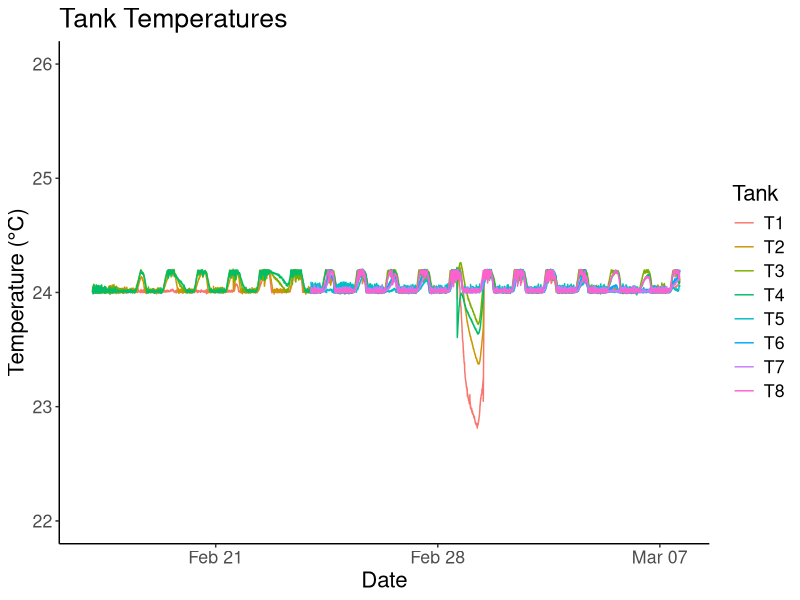
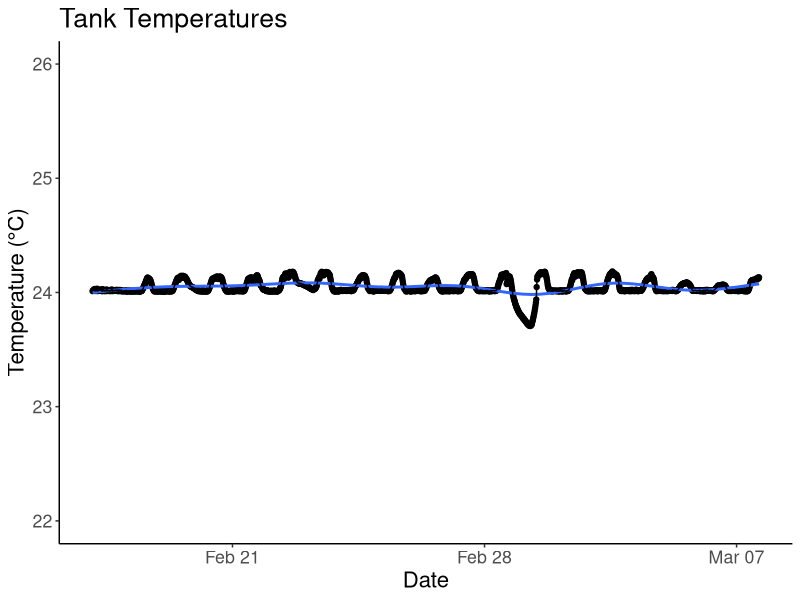
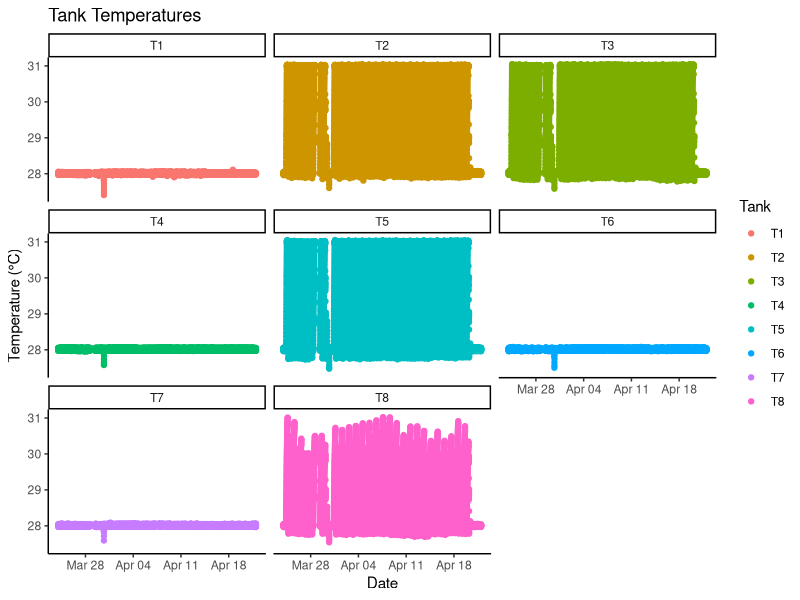
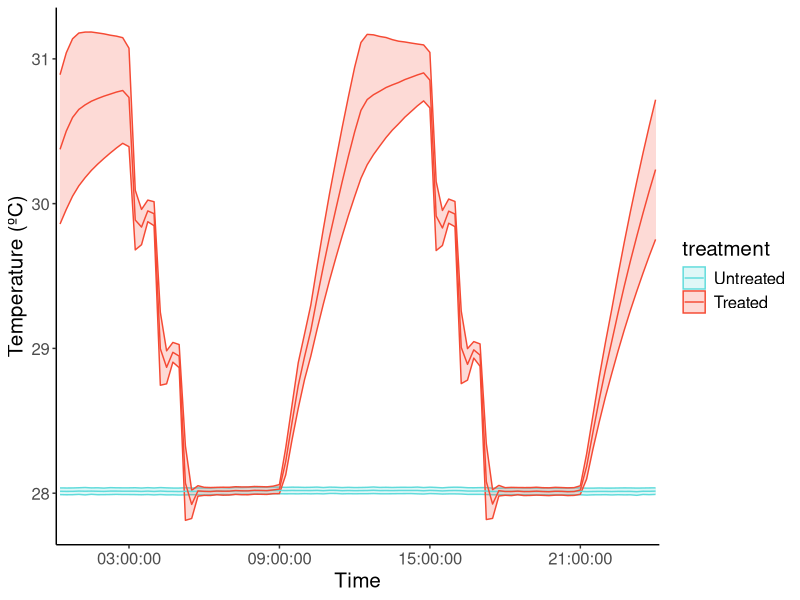
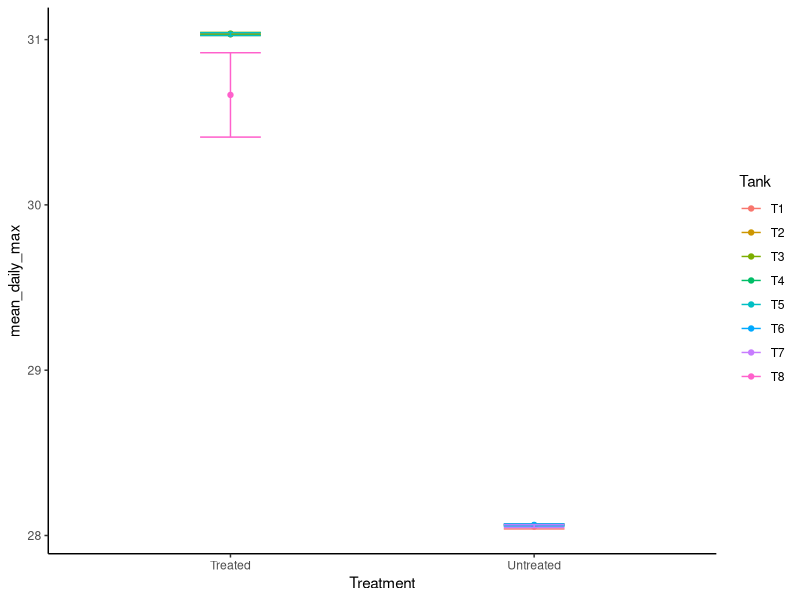
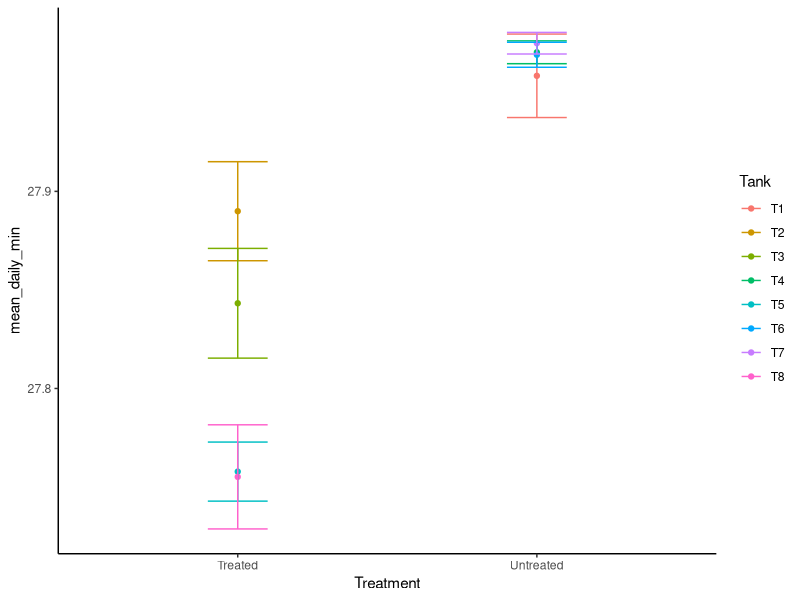
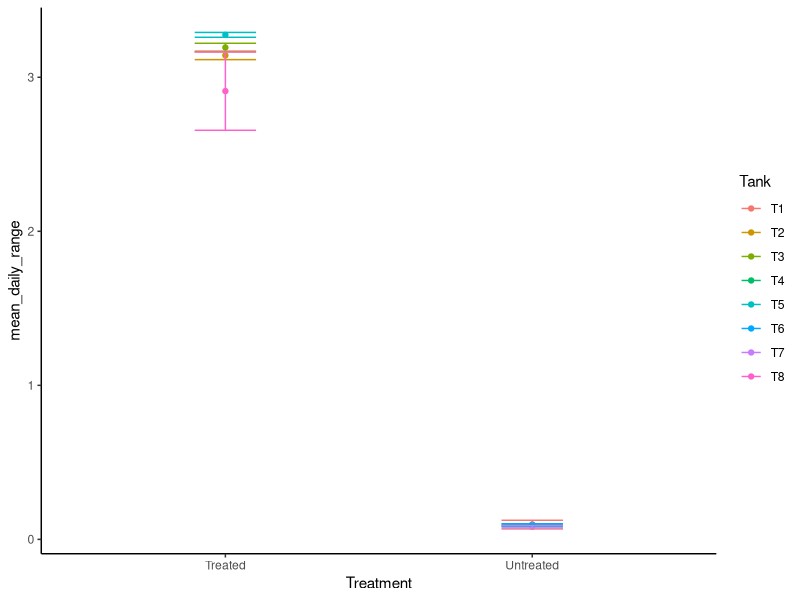
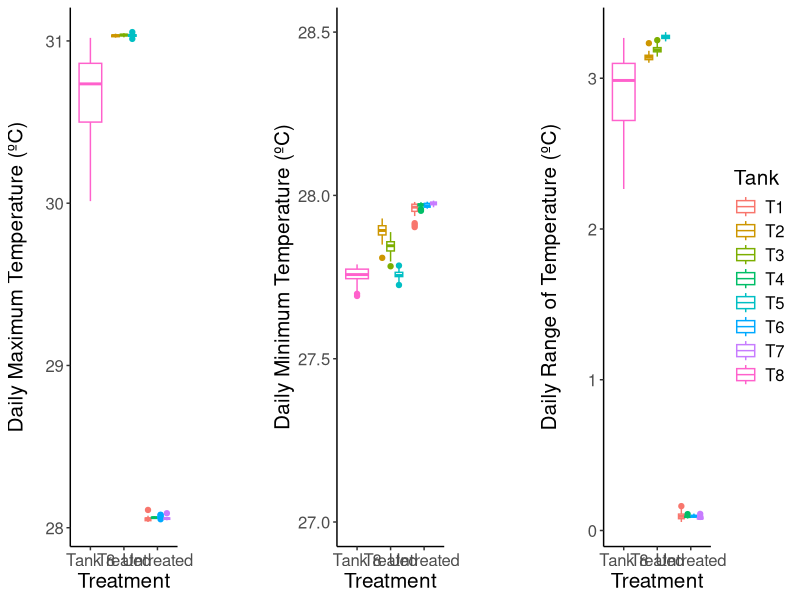

Write the R code that produced these figures, in order. (Note: this script raises an error after producing the figures.)
## ---- chunk 1
library(tidyverse)
library(plotrix) #for standard error function
library(cowplot)

feb4<- readxl::read_xlsx("Data from LabVIEW/20220204_TemperatureData edited.xlsx", col_types = c("date", "numeric", "numeric", 
        "numeric", "numeric", "numeric", 
        "numeric", "numeric", "numeric", 
        "numeric", "numeric", "numeric", 
        "numeric", "numeric", "numeric", 
        "numeric", "numeric"))
feb23 <- readxl::read_xlsx("Data from LabVIEW/20220223_TemperatureData edited.xlsx")
march7 <- readxl::read_xlsx("Data from LabVIEW/20220307_TemperatureData - Copy.xlsx")
march29 <- readxl::read_xlsx("Data from LabVIEW/20220329_TemperatureData.xlsx")
april15 <- readxl::read_xlsx("Data from LabVIEW/20220415_TemperatureData.xlsx")

april25 <- readxl::read_xlsx("Data from LabVIEW/20220425_TemperatureData (1).xlsx") #had to convert to csv because dates weren't reading in correctly

CBASS <- readxl::read_xlsx("Data from LabVIEW/CBASS_labview.xlsx")
## ---- chunk 2
acclimation <- bind_rows(feb4, feb23) 
temptreatment<- bind_rows(march7, march29, april15) #treatment started march 24 and ended april 20
temptreatment %>% filter(Time >= as.Date("2022-03-24") & Time <= as.Date("2022-04-22")) -> temptreatment
#filter out one anomalous data point
  temptreatment %>% 
    filter(T1<23) 
# Set the specific data point to NA
temptreatment[temptreatment$T1 < 22.5, "T1"]= NA
  temptreatment %>% 
    filter(T1<23) #its gone now

CBASS #april 22
## ---- chunk 3
#tanks 1-4 had Pclivosa in them since Feb 4, so they were maintained at 24 C. Tanks 5-8 didn't get Acer until Feb 24, so that's why their temps fluctuate before then.
#need to remove tank temps for tanks 5-8 for dates before feb 24 and before feb 17 for tanks 1-4
#ended up doing this manually in Excel

acclimation %>% 
  filter(Time >= as.Date("2022-02-17")) %>% 
  dplyr::select(Time:T8) %>% 
  pivot_longer(T1:T8, names_to="Tank", values_to ="Temp") %>% 
  ggplot(data = .,
       aes(x = Time, y = Temp, color = Tank)) +
  geom_line() + 
  theme_classic() +
  labs(title = "Tank Temperatures",
       y = "Temperature (°C)",
       x = "Date") +
  scale_y_continuous(limits = c(22, 26)) +
  theme(text = element_text(size = 16)) #all font sizes
## ---- chunk 4
#need to clean up this graph,summarize all the tanks together
acclimation$Time <- lubridate::round_date(acclimation$Time, unit = "15 min")

acclimation %>% 
  filter(Time >= as.Date("2022-02-17")) %>% 
  dplyr::select(Time:T8) %>% 
  pivot_longer(T1:T8, names_to="Tank", values_to ="Temp") %>% 
  drop_na(Temp) %>% 
  dplyr::group_by(Time) %>% 
  dplyr::summarise(avg_temp = mean(Temp), se = std.error(Temp)) %>% 
  ggplot(., aes(x=Time, y=avg_temp)) + 
  geom_point() +
  geom_smooth() +
  theme_classic() +
   geom_line() +
  labs(title = "Tank Temperatures",
       y = "Temperature (°C)",
       x = "Date") +
  scale_y_continuous(limits = c(22, 26)) +
  theme(text = element_text(size = 16)) #all font sizes
## ---- chunk 5
#all tanks separated
temptreatment %>% 
  dplyr::select(Time:T8) %>% 
  pivot_longer(T1:T8, names_to="Tank", values_to ="Temp") %>% 
  ggplot(data = .,
       aes(x = Time, y = Temp, color = Tank)) +
  geom_point() + 
  theme_classic() +
  facet_wrap(~Tank) +
  labs(title = "Tank Temperatures",
       y = "Temperature (°C)",
       x = "Date")
#ggsave("temptreatment_28d.pdf", width = 10, height = 6)
## ---- chunk 6
#summary figure of average tank temp during 24-hr period over the 28 days
temptreatment$Time <- lubridate::round_date(temptreatment$Time, unit = "15 min")
temptreatment %>% drop_na() -> temptreatment

temptreatment %>% 
  filter(Time >= "2022-03-24 09:00:00") %>% 
  filter(Time <= "2022-04-20 09:00:00") %>% 
    #remove tissue sampling time points because during those times, you modified the tank temps to all hold at  28 C
  filter(!Time >= "2022-03-30 09:00:00" | !Time <= "2022-03-31 09:00:00") %>% 
  dplyr::select(Time:T8) %>% 
  pivot_longer(T1:T8, names_to="Tank", values_to ="Temp") %>% 
  tidyr::separate(Time, c("Date", "Time"), sep = "\\ ") %>% 
  mutate(treatment = case_when(Tank == "T1" ~ "control",
                               Tank == "T2" ~ "variable",
                               Tank == "T3" ~ "variable",
                               Tank == "T4" ~ "control",
                               Tank == "T5" ~ "variable", 
                               Tank == "T6" ~ "control",
                               Tank == "T7" ~ "control",
                               Tank == "T8" ~ "variable")) %>% 
  dplyr::group_by(Time, treatment) %>% 
  dplyr::summarise(avg_temp = mean(Temp), sd = sd(Temp)) %>% 
  ggplot(., aes(x=Time, y=avg_temp, color = treatment)) + 
  theme_classic() +
  geom_ribbon(aes(fill=treatment, group = treatment, ymin = avg_temp - sd, ymax = avg_temp + sd), alpha = 0.2) +
   geom_line(aes(group = treatment)) +
  scale_x_discrete(breaks = c("03:00:00", "09:00:00", "15:00:00", "21:00:00")) +
  labs(y="Temperature (ºC)") +
  scale_color_manual(labels=c("Untreated", "Treated"), values = c( "#60DBDB", "#F54A34"))+
  scale_fill_manual(labels=c("Untreated", "Treated"), values = c( "#60DBDB", "#F54A34")) +
  theme(text = element_text(size = 15)) 
#ggsave("summarytemptreatment_stdeviation.pdf", width = 10, height = 6)
## ---- chunk 7
temptreatment %>% 
  filter(Time >= "2022-03-24 09:00:00") %>% 
  filter(Time <= "2022-04-20 09:00:00") %>% 
    #remove tissue sampling time points because during those times, you modified the tank temps to all hold at  28 C
  filter(!Time >= "2022-03-30 09:00:00" | !Time <= "2022-03-31 09:00:00") %>% 
  dplyr::select(Time:T8) %>% 
  pivot_longer(T1:T8, names_to="Tank", values_to ="Temp") %>% 
  tidyr::separate(Time, c("Date", "Time"), sep = "\\ ") %>% 
  mutate(Treatment = case_when(Tank == "T1" ~ "Untreated",
                               Tank == "T2" ~ "Treated",
                               Tank == "T3" ~ "Treated",
                               Tank == "T4" ~ "Untreated",
                               Tank == "T5" ~ "Treated", 
                               Tank == "T6" ~ "Untreated",
                               Tank == "T7" ~ "Untreated",
                               Tank == "T8" ~ "Treated")) %>% 
  mutate(Species = case_when(Tank == "T1" ~ "Pclivosa",
                             Tank == "T2" ~ "Pclivosa",
                               Tank == "T3" ~ "Pclivosa",
                               Tank == "T4" ~ "Pclivosa",
                               Tank == "T5" ~ "Acervicornis", 
                               Tank == "T6" ~ "Acervicornis",
                               Tank == "T7" ~ "Acervicornis",
                               Tank == "T8" ~ "Acervicornis")) %>% 
  group_by(Tank, Date, Treatment, Species) %>% 
  summarise(daily_max = max(Temp), daily_min = min(Temp), daily_range = (max(Temp)-min(Temp))) %>% 
  ungroup() %>% 
  group_by(Tank, Treatment, Species) %>% 
  summarise(mean_daily_max=mean(daily_max),sd_daily_max=sd(daily_max), mean_daily_min=mean(daily_min),sd_daily_min=sd(daily_min),mean_daily_range=mean(daily_max - daily_min), sd_daily_range=sd(daily_max - daily_min)) -> meanmaxminrange_summarytable

meanmaxminrange_summarytable %>% 
  group_by(Treatment) %>% summarise(mean_max=mean(mean_daily_max),sd_max=sd(mean_daily_max), mean_min=mean(mean_daily_min),sd_min=sd(mean_daily_min),mean_range=mean(mean_daily_max - mean_daily_min), sd_daily_range=sd(mean_daily_max - mean_daily_min)) %>% 
  write_csv("meanmaxminrange.csv")

ggplot(meanmaxminrange_summarytable, aes(x=Treatment, y=mean_daily_max, color=Tank)) +
  geom_point() +
  geom_errorbar(aes(ymin = mean_daily_max - sd_daily_max, ymax = mean_daily_max + sd_daily_max), width = 0.2) +
  theme_classic()

ggplot(meanmaxminrange_summarytable, aes(x=Treatment, y=mean_daily_min, color=Tank)) +
  geom_point() +
  geom_errorbar(aes(ymin = mean_daily_min - sd_daily_min, ymax = mean_daily_min + sd_daily_min), width = 0.2) +
  theme_classic()

ggplot(meanmaxminrange_summarytable, aes(x=Treatment, y=mean_daily_range, color=Tank)) +
  geom_point() +
  geom_errorbar(aes(ymin = mean_daily_range - sd_daily_range, ymax = mean_daily_range + sd_daily_range), width = 0.2) +
  theme_classic()
## ---- chunk 8
temptreatment %>% 
  filter(Time >= "2022-03-24 09:00:00") %>% 
  filter(Time <= "2022-04-20 09:00:00") %>% 
    #remove tissue sampling time points because during those times, you modified the tank temps to all hold at  28 C
  filter(!Time >= "2022-03-30 09:00:00" | !Time <= "2022-03-31 09:00:00") %>% 
  dplyr::select(Time:T8) %>% 
  pivot_longer(T1:T8, names_to="Tank", values_to ="Temp") %>% 
  tidyr::separate(Time, c("Date", "Time"), sep = "\\ ") %>% 
  mutate(Treatment = case_when(Tank == "T1" ~ "Untreated",
                               Tank == "T2" ~ "Treated",
                               Tank == "T3" ~ "Treated",
                               Tank == "T4" ~ "Untreated",
                               Tank == "T5" ~ "Treated", 
                               Tank == "T6" ~ "Untreated",
                               Tank == "T7" ~ "Untreated",
                               Tank == "T8" ~ "Treated")) %>% 
  mutate(Species = case_when(Tank == "T1" ~ "Pclivosa",
                             Tank == "T2" ~ "Pclivosa",
                               Tank == "T3" ~ "Pclivosa",
                               Tank == "T4" ~ "Pclivosa",
                               Tank == "T5" ~ "Acervicornis", 
                               Tank == "T6" ~ "Acervicornis",
                               Tank == "T7" ~ "Acervicornis",
                               Tank == "T8" ~ "Acervicornis")) %>% 
  group_by(Date, Treatment, Species) %>% 
  summarise(max = max(Temp), min = min(Temp), range = (max(Temp)-min(Temp))) %>% 
  group_by(Treatment) %>% 
  summarise(count=n(), mean_daily_max=mean(max),sd_daily_max=sd(max), mean_daily_min=mean(min),sd_daily_min=sd(min),mean_daily_range=mean(max - min), sd_daily_range=sd(max - min)) 
## ---- chunk 9
p1=temptreatment %>% 
  filter(Time >= "2022-03-24 09:00:00") %>% 
  filter(Time <= "2022-04-20 09:00:00") %>% 
    #remove tissue sampling time points because during those times, you modified the tank temps to all hold at  28 C
  filter(!Time >= "2022-03-30 09:00:00" | !Time <= "2022-03-31 09:00:00") %>% 
  dplyr::select(Time:T8) %>% 
  pivot_longer(T1:T8, names_to="Tank", values_to ="Temp") %>% 
  tidyr::separate(Time, c("Date", "Time"), sep = "\\ ") %>% 
  mutate(Treatment = case_when(Tank == "T1" ~ "Untreated",
                               Tank == "T2" ~ "Treated",
                               Tank == "T3" ~ "Treated",
                               Tank == "T4" ~ "Untreated",
                               Tank == "T5" ~ "Treated", 
                               Tank == "T6" ~ "Untreated",
                               Tank == "T7" ~ "Untreated",
                               Tank == "T8" ~ "Tank 8")) %>% 
  mutate(Species = case_when(Tank == "T1" ~ "Pclivosa",
                             Tank == "T2" ~ "Pclivosa",
                               Tank == "T3" ~ "Pclivosa",
                               Tank == "T4" ~ "Pclivosa",
                               Tank == "T5" ~ "Acervicornis", 
                               Tank == "T6" ~ "Acervicornis",
                               Tank == "T7" ~ "Acervicornis",
                               Tank == "T8" ~ "Acervicornis")) %>% 
  group_by(Tank, Date, Treatment, Species) %>% 
  summarise(daily_max = max(Temp), daily_min = min(Temp), daily_range = (max(Temp)-min(Temp))) %>% 
  ggplot(., aes(x=Treatment, y=daily_max, color=Tank)) +
  geom_boxplot() + 
  theme_classic() +
  labs(y="Daily Maximum Temperature (ºC)") + 
  theme(legend.position = "none") +
  theme(text = element_text(size = 15)) 

p2=temptreatment %>% 
  filter(Time >= "2022-03-24 09:00:00") %>% 
  filter(Time <= "2022-04-20 09:00:00") %>% 
    #remove tissue sampling time points because during those times, you modified the tank temps to all hold at  28 C
  filter(!Time >= "2022-03-30 09:00:00" | !Time <= "2022-03-31 09:00:00") %>% 
  dplyr::select(Time:T8) %>% 
  pivot_longer(T1:T8, names_to="Tank", values_to ="Temp") %>% 
  tidyr::separate(Time, c("Date", "Time"), sep = "\\ ") %>% 
  mutate(Treatment = case_when(Tank == "T1" ~ "Untreated",
                               Tank == "T2" ~ "Treated",
                               Tank == "T3" ~ "Treated",
                               Tank == "T4" ~ "Untreated",
                               Tank == "T5" ~ "Treated", 
                               Tank == "T6" ~ "Untreated",
                               Tank == "T7" ~ "Untreated",
                               Tank == "T8" ~ "Tank 8")) %>% 
  mutate(Species = case_when(Tank == "T1" ~ "Pclivosa",
                             Tank == "T2" ~ "Pclivosa",
                               Tank == "T3" ~ "Pclivosa",
                               Tank == "T4" ~ "Pclivosa",
                               Tank == "T5" ~ "Acervicornis", 
                               Tank == "T6" ~ "Acervicornis",
                               Tank == "T7" ~ "Acervicornis",
                               Tank == "T8" ~ "Acervicornis")) %>% 
  group_by(Tank, Date, Treatment, Species) %>% 
  summarise(daily_max = max(Temp), daily_min = min(Temp), daily_range = (max(Temp)-min(Temp))) %>% 
  ggplot(., aes(x=Treatment, y=daily_min, color=Tank)) +
  geom_boxplot() + 
  theme_classic() +
  labs(y="Daily Minimum Temperature (ºC)") + 
  ylim(27,28.5) + 
  theme(legend.position = "none") +
  theme(text = element_text(size = 15)) 

p3=temptreatment %>% 
  filter(Time >= "2022-03-24 09:00:00") %>% 
  filter(Time <= "2022-04-20 09:00:00") %>% 
    #remove tissue sampling time points because during those times, you modified the tank temps to all hold at  28 C
  filter(!Time >= "2022-03-30 09:00:00" | !Time <= "2022-03-31 09:00:00") %>% 
  dplyr::select(Time:T8) %>% 
  pivot_longer(T1:T8, names_to="Tank", values_to ="Temp") %>% 
  tidyr::separate(Time, c("Date", "Time"), sep = "\\ ") %>% 
  mutate(Treatment = case_when(Tank == "T1" ~ "Untreated",
                               Tank == "T2" ~ "Treated",
                               Tank == "T3" ~ "Treated",
                               Tank == "T4" ~ "Untreated",
                               Tank == "T5" ~ "Treated", 
                               Tank == "T6" ~ "Untreated",
                               Tank == "T7" ~ "Untreated",
                               Tank == "T8" ~ "Tank 8")) %>% 
  mutate(Species = case_when(Tank == "T1" ~ "Pclivosa",
                             Tank == "T2" ~ "Pclivosa",
                               Tank == "T3" ~ "Pclivosa",
                               Tank == "T4" ~ "Pclivosa",
                               Tank == "T5" ~ "Acervicornis", 
                               Tank == "T6" ~ "Acervicornis",
                               Tank == "T7" ~ "Acervicornis",
                               Tank == "T8" ~ "Acervicornis")) %>% 
  group_by(Tank, Date, Treatment, Species) %>% 
  summarise(daily_max = max(Temp), daily_min = min(Temp), daily_range = (max(Temp)-min(Temp))) %>% 
  ggplot(., aes(x=Treatment, y=daily_range, color=Tank)) +
  geom_boxplot() + 
  theme_classic() +
  labs(y="Daily Range of Temperature (ºC)") +
  theme(text = element_text(size = 15)) 

plot_grid(p1, p2, p3, nrow = 1, align = 'v', rel_widths = c(1, 1, 1))
#ggsave("combined_maxminrange.pdf", width = 15, height = 5)
## ---- chunk 10
maxminrange_summarytable <- temptreatment %>% 
  filter(Time >= "2022-03-24 09:00:00") %>% 
  filter(Time <= "2022-04-20 09:00:00") %>% 
    #remove tissue sampling time points because during those times, you modified the tank temps to all hold at  28 C
  filter(!Time >= "2022-03-30 09:00:00" | !Time <= "2022-03-31 09:00:00") %>% 
  dplyr::select(Time:T8) %>% 
  pivot_longer(T1:T8, names_to="Tank", values_to ="Temp") %>% 
  tidyr::separate(Time, c("Date", "Time"), sep = "\\ ") %>% 
  mutate(Treatment = case_when(Tank == "T1" ~ "control",
                               Tank == "T2" ~ "variable",
                               Tank == "T3" ~ "variable",
                               Tank == "T4" ~ "control",
                               Tank == "T5" ~ "variable", 
                               Tank == "T6" ~ "control",
                               Tank == "T7" ~ "control",
                               Tank == "T8" ~ "tank_8")) %>% 
  mutate(Species = case_when(Tank == "T1" ~ "Pclivosa",
                             Tank == "T2" ~ "Pclivosa",
                               Tank == "T3" ~ "Pclivosa",
                               Tank == "T4" ~ "Pclivosa",
                               Tank == "T5" ~ "Acervicornis", 
                               Tank == "T6" ~ "Acervicornis",
                               Tank == "T7" ~ "Acervicornis",
                               Tank == "T8" ~ "Acervicornis")) %>% 
  group_by(Tank, Date, Treatment, Species) %>% 
  summarise(daily_max = max(Temp), daily_min = min(Temp), daily_range = (max(Temp)-min(Temp))) %>% 
  ungroup()

str(maxminrange_summarytable)

maxminrange_summarytable <- maxminrange_summarytable %>% 
  mutate(across(c(Tank,Date,Treatment,Species), as.factor))
## ---- chunk 11
maxminrange_summarytable %>% 
  aov(daily_max ~ Tank, data = .) -> model1

summary(model1)
#tank is significant

qqnorm(residuals(model1)) 
qqline(residuals(model1)) # not normal

#Non parametric test
maxminrange_summarytable %>% 
  kruskal_test(., daily_max ~ Tank) #significant

dunn.test(maxminrange_summarytable$daily_max, maxminrange_summarytable$Tank, method = "bonferroni")
# tank 5 (True treatment tank) is significantly different from all tanks

#dunn's test assumption is that distribution of groups is similar
ggqqplot(maxminrange_summarytable, "daily_max", facet.by = "Tank")
## ---- chunk 12
maxminrange_summarytable %>% 
  aov(daily_min ~ Tank, data = .) -> model2

summary(model2)
#tank is significant

qqnorm(residuals(model2)) 
qqline(residuals(model2)) # not normal

#Non parametric test
maxminrange_summarytable %>% 
  kruskal_test(., daily_min ~ Tank) #significant

dunn.test(maxminrange_summarytable$daily_min, maxminrange_summarytable$Tank, method = "bonferroni")
# tank 5 (True treatment tank) is significantly different from all tanks

#dunn's test assumption is that distribution of groups is similar
ggqqplot(maxminrange_summarytable, "daily_min", facet.by = "Tank")
## ---- chunk 13
maxminrange_summarytable %>% 
  aov(daily_range ~ Tank, data = .) -> model3

summary(model3)
#tank is significant

qqnorm(residuals(model3)) 
qqline(residuals(model3)) # not normal

#Non parametric test
maxminrange_summarytable %>% 
  kruskal_test(., daily_range ~ Tank) #significant

dunn.test(maxminrange_summarytable$daily_range, maxminrange_summarytable$Tank, method = "bonferroni")
# tank 5 (True treatment tank) is significantly different from all tanks

#dunn's test assumption is that distribution of groups is similar
ggqqplot(maxminrange_summarytable, "daily_range", facet.by = "Tank")
## ---- chunk 14
CBASS %>% 
  dplyr::select(Time:`8`) %>% 
  pivot_longer(`1`:`8`, names_to="Tank", values_to ="Temp") %>% 
  ggplot(data = .,
       aes(x = Time, y = Temp, color = Tank)) +
  geom_point() + 
  theme_classic() +
  facet_wrap(~Tank) +
  labs(title = "Tank Temperatures",
       y = "Temperature (°C)",
       x = "Date")
## ---- chunk 15
CBASS %>% 
  dplyr::select(Time:`8`) %>% 
  pivot_longer(`1`:`8`, names_to="Tank", values_to ="Temp") %>% 
  ggplot(data = .,
       aes(x = Time, y = Temp, color = Tank)) +
  geom_line() + 
  theme_classic() +
  labs(title = "Tank Temperatures",
       y = "Temperature (°C)",
       x = "Hour") +
  theme(text = element_text(size = 20)) 
#ggsave("CBASStemps.pdf", width = 10)
## ---- chunk 16
CBASS %>% 
  dplyr::select(Time:`8`) %>% 
  pivot_longer(`1`:`8`, names_to="Tank", values_to ="Temp") %>% 
  tidyr::separate(Time, c("Date", "Time"), sep = "\\ ") %>% 
  mutate(Time = hms(Time)) %>% 
  filter(Time > "14 H 30 M 0 S" & Time < "17 H 30 M 0 S") %>% 
  ggplot(., aes(x=Time, y=Temp, fill = Tank)) +
  geom_line() +
  scale_x_time()

CBASS %>% 
  dplyr::select(Time:`8`) %>% 
  pivot_longer(`1`:`8`, names_to="Tank", values_to ="Temp") %>% 
  tidyr::separate(Time, c("Date", "Time"), sep = "\\ ") %>% 
  mutate(Time = hms(Time)) %>% 
  filter(Time > "14 H 30 M 0 S" & Time < "17 H 30 M 0 S") %>% 
  group_by(Tank) %>% 
  summarise(count = n(), mean_temp = mean(Temp), sd = sd(Temp))
